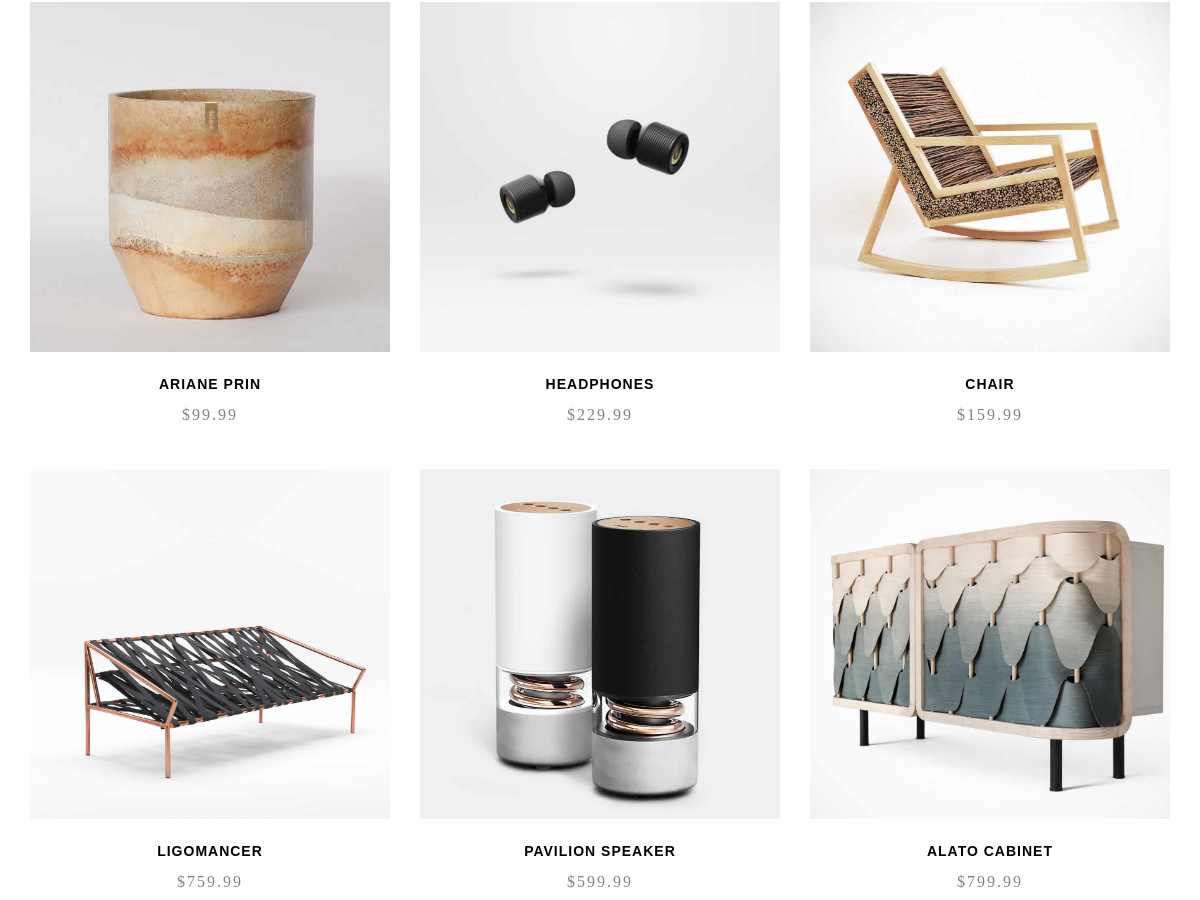
The page /products (middle part) on the database as committed earlier.
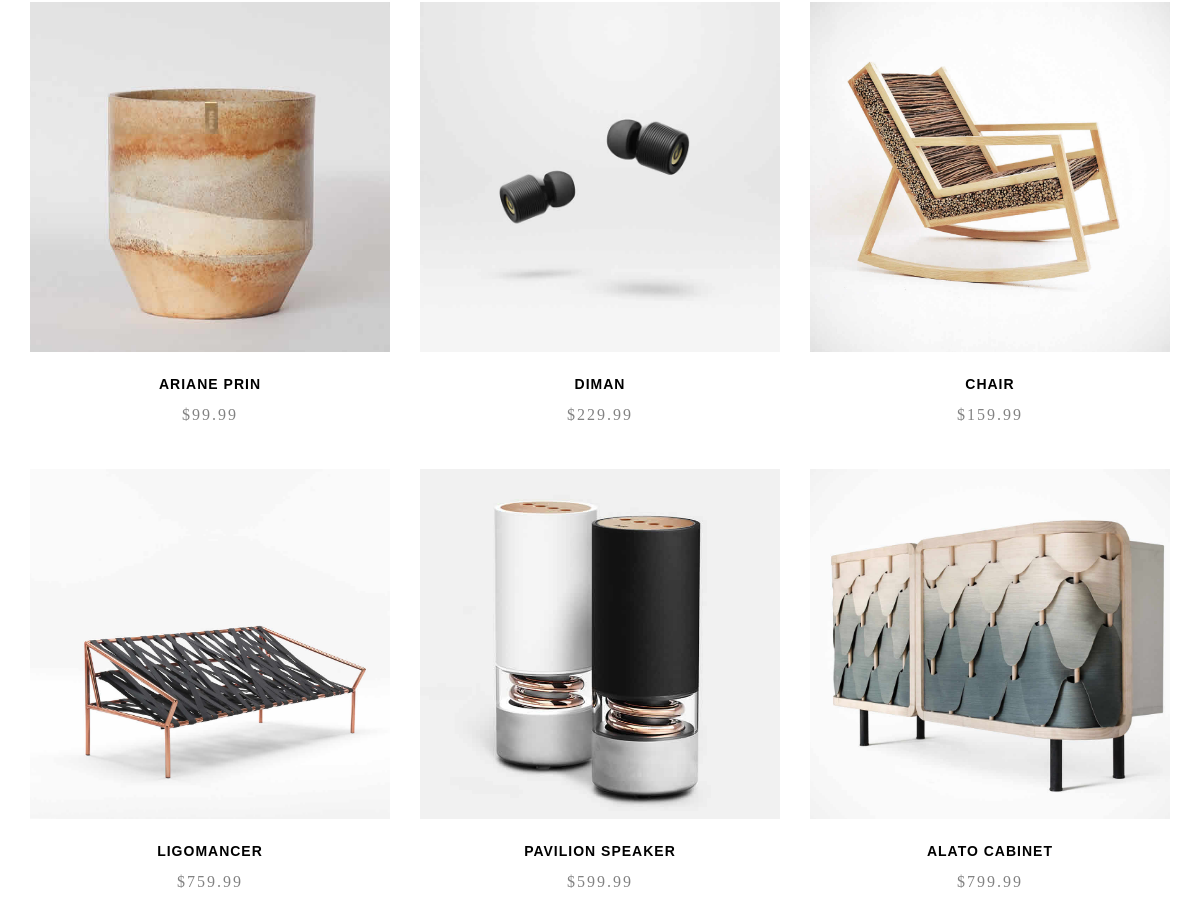
The same page on the database as committed later.
### main/models.py (models this page shows, shortened)
class Product(models.Model):
    title = models.CharField(max_length=50)
    price = models.DecimalField(max_digits=7, decimal_places=2)
    text = models.TextField(max_length=1000)
    image = models.ImageField(null=True, blank=True,default=None)
    @property
    def imageURL(self):
        try:
            url = self.image.url
        except:
            url = ''
        return url

### main/views.py (the view)
# urls.py: path('products',views.ProductView.as_view(),name='product'),
class ProductView(ListView):
    template_name = "main/product.html"
    model = Product
    context_object_name = "products"

### templates/main/product.html (shortened to what this page needs)
{% extends 'Main/base.html' %}
{% load static %}
	{% block body %}
	<div id="fh5co-product">
		<div class="container">
			<div class="row">
				{% for i in products %}
				<div class="col-md-4 text-center animate-box">
					<div class="product">
						<div class="product-grid" style="background-image:url({{i.imageURL}});">
						</div>
						<div class="desc">
							<h3><a href="{% url 'single' i.id %}">{{ i.title }}</a></h3>
							<span class="price">${{ i.price }}</span>
						</div>
					</div>
				</div>
				{% endfor %}
		</div>
	</div>
	</div>
{% endblock %}

### templates/main/base.html (shortened to what this page needs)
{% load static %}
<!DOCTYPE HTML>
<html>
	<head>
	<link rel="stylesheet" href="{% static 'main/css/animate.css' %}">
	<link rel="stylesheet" href="{% static 'main/css/icomoon.css' %}">
	<link rel="stylesheet" href="{% static 'main/css/bootstrap.css' %}">
	<link rel="stylesheet" href="{% static 'main/css/flexslider.css' %}">
	<link rel="stylesheet" href="{% static 'main/css/owl.carousel.min.css' %}">
	<link rel="stylesheet" href="{% static 'main/css/owl.theme.default.min.css' %}">
 	<link rel="stylesheet" href="{% static 'main/css/style.css' %}">
    <link rel="stylesheet" href="{% static 'oauth/css/style.css' %}">
	</head>
<body>
    {% block body %}
    {% endblock %}
</body>
    </html>

### templates/main/header.html (shortened to what this page needs)
{% load main_tags %}

### static/main/css/style.css (style rules this page uses)
body { font-family: "Playfair Display", serif; font-weight: 400; font-size: 16px; line-height: 1.7; color: #828282; background: #fff; }
a { color: #d1c286; -webkit-transition: 0.5s; -o-transition: 0.5s; transition: 0.5s; }
h1, h2, h3, h4, h5, h6, figure { color: #000; font-family: "Montserrat", Arial, sans-serif; font-weight: 400; margin: 0 0 20px 0; }
#fh5co-services, #fh5co-started, #fh5co-testimonial, #fh5co-started, #fh5co-product, #fh5co-about, #fh5co-contact, #fh5co-footer { padding: 7em 0; clear: both; }
.product { margin-bottom: 40px; }
.product .product-grid { background-size: cover; background-position: top center; background-repeat: no-repeat; position: relative; height: 350px; margin-bottom: 20px; -webkit-transition: 0.3s; -o-transition: 0.3s; transition: 0.3s; }
.product .desc h3 { font-size: 14px; letter-spacing: 1px; text-transform: uppercase; margin-bottom: 5px; font-weight: bold; line-height: 24px; }
.product .desc h3 a { color: #000; }
.product .desc .price { letter-spacing: 2px; text-transform: uppercase; }

Rows that differ between the two databases and show on the page:
changed Product: title "HEADPHONES" → "DIMAN"
